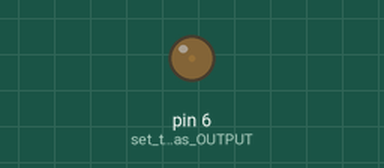
A sketch run on a simulated Arduino Uno, built with avr-gcc and run on an emulated ATmega328P. On the bench: output pins drawn as LEDs (lit = HIGH).

Above: at 0.05 s.
At 1.3 s:
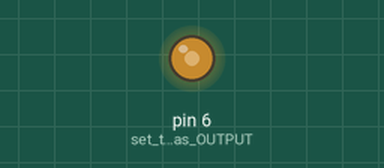
At 1.9 s:
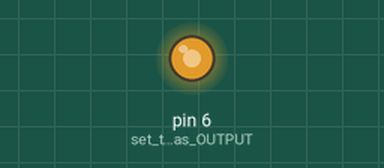
At 2.55 s:
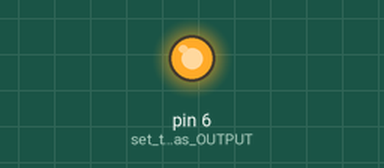
Timing chart, 0 to 5.9 s (numbered marks = the images above):
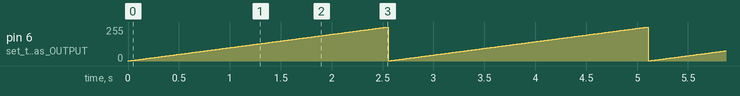

Measured:
- by itself, pin 6 (set_the_pin_6_as_OUTPUT): ramps from 1/255 to 255/255 and jumps back, once every 2.6 s

The sketch:

5_LED_Fade.ino
```cpp
int intensity = 0;      // declare a variable and store 0 in it

void setup() {
  pinMode(6, OUTPUT);   // set the pin 6 as OUTPUT
}

void loop() {
  intensity = intensity + 1;  // increase the value of "intensity" variable with 1
  analogWrite(6, intensity);  // set the LED brightness depending on the intensity value
  delay(10);  // wait for 10 miliseconds

  if (intensity == 255){
    intensity = 0;
  }
}
```
